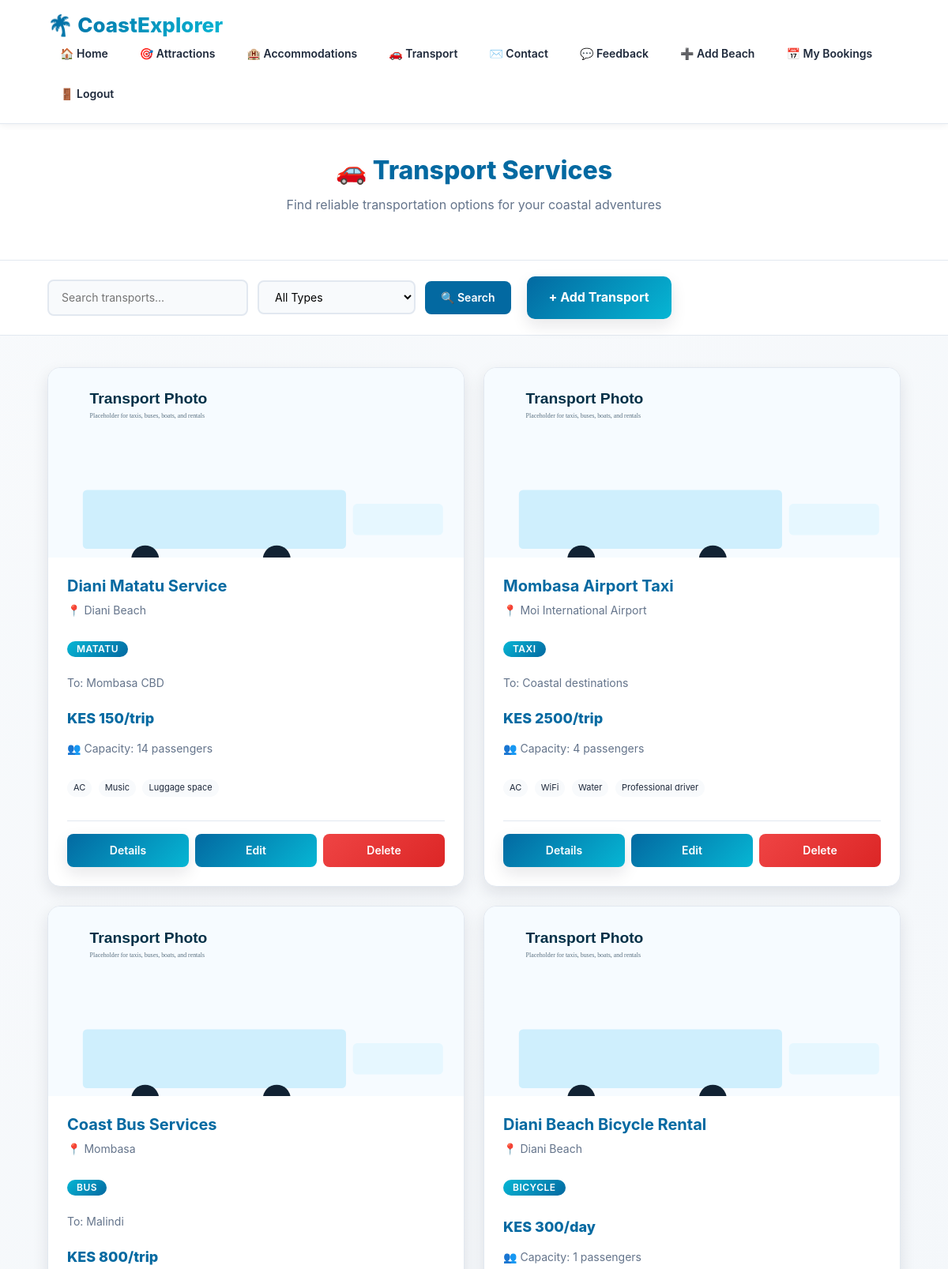
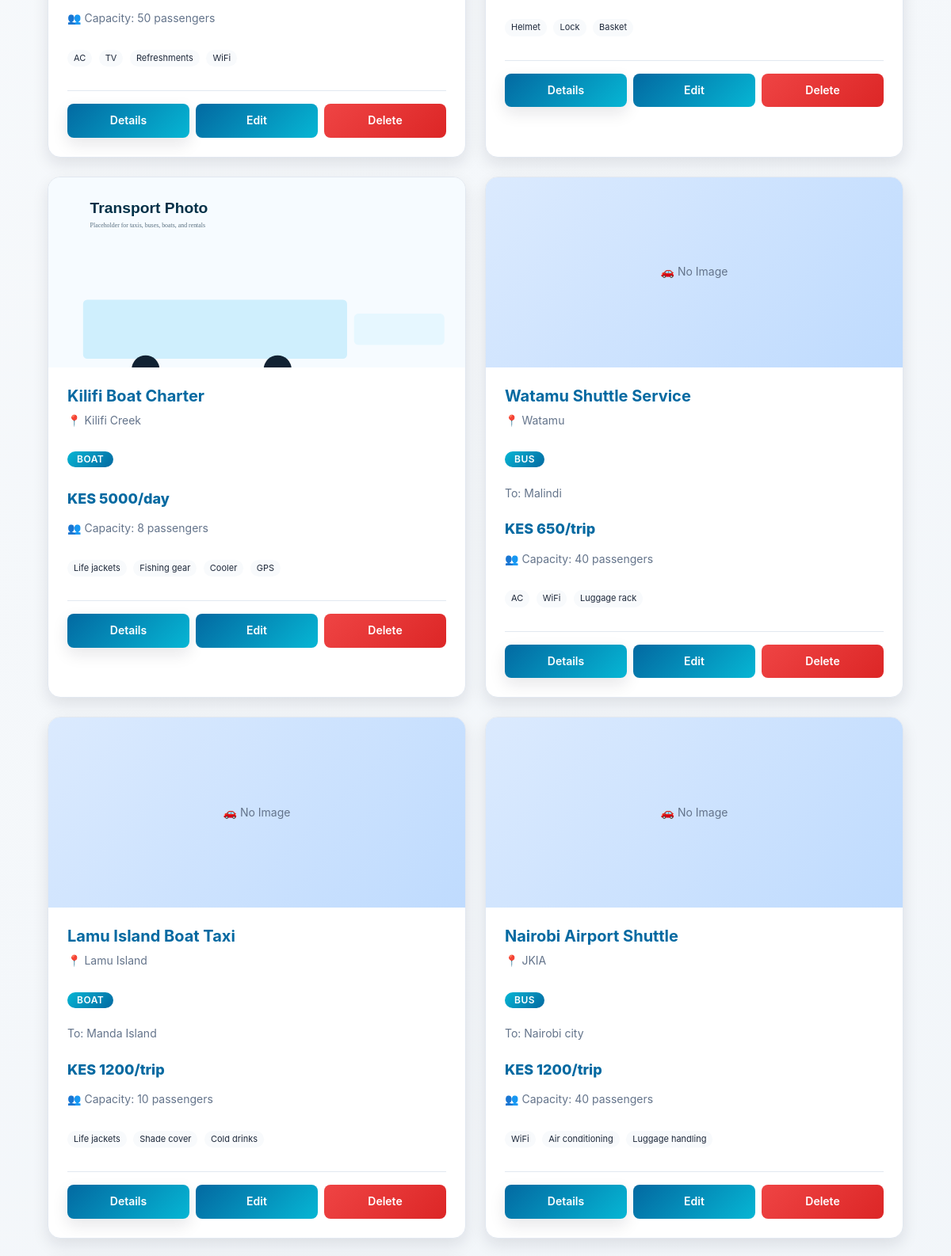
Screenshot of /transports/ (signed in, upper part) with the database file from the repository (2 pictures, top to bottom).
### tourism/models.py (models this page shows, shortened)
class Transport(models.Model):
    TRANSPORT_TYPE_CHOICES = [
        ('bus', 'Bus'),
        ('matatu', 'Matatu'),
        ('taxi', 'Taxi'),
        ('car_rental', 'Car Rental'),
        ('motorcycle', 'Motorcycle'),
        ('bicycle', 'Bicycle'),
        ('boat', 'Boat'),
        ('ferry', 'Ferry'),
        ('train', 'Train'),
        ('other', 'Other'),
    ]
    name = models.CharField(max_length=100)
    transport_type = models.CharField(max_length=20, choices=TRANSPORT_TYPE_CHOICES)
    description = models.TextField()
    location = models.CharField(max_length=100, help_text="Base location or route")
    destination = models.CharField(max_length=100, blank=True, help_text="If applicable")
    price_per_trip = models.IntegerField(help_text="Price per trip or per hour")
    price_unit = models.CharField(max_length=20, default="trip", help_text="e.g., trip, hour, day")
    capacity = models.IntegerField(default=1, help_text="Number of passengers")
    amenities = models.TextField(blank=True, help_text="Comma-separated list of amenities")
    image = models.ImageField(upload_to='transport_images/', blank=True, null=True)
    contact_info = models.CharField(max_length=200, blank=True)
    website = models.URLField(blank=True)
    latitude = models.FloatField(blank=True, null=True)
    longitude = models.FloatField(blank=True, null=True)
    available_24_7 = models.BooleanField(default=False)
    created_at = models.DateTimeField(default=timezone.now)
    def get_amenities_list(self):
        if self.amenities:
            return [amenity.strip() for amenity in self.amenities.split(',')]
        return []

### tourism/views.py (the view)
# urls.py: path('transports/', views.transports, name='transports'),
@login_required
def transports(request):
    query = request.GET.get('q', '')
    transport_type = request.GET.get('type', '')
    transports_list = Transport.objects.all()
    if query:
        transports_list = transports_list.filter(name__icontains=query) | transports_list.filter(location__icontains=query)
    if transport_type:
        transports_list = transports_list.filter(transport_type=transport_type)
    types = Transport.TRANSPORT_TYPE_CHOICES
    return render(request, 'transports.html', {
        'transports': transports_list,
        'types': types,
        'query': query,
        'selected_type': transport_type,
    })

### tourism/templates/transports.html (shortened to what this page needs)
{% extends 'base.html' %}
{% block content %}
<section class="section-header">
    <h2>🚗 Transport Services</h2>
    <p>Find reliable transportation options for your coastal adventures</p>
</section>
<section class="filters">
    <form method="GET">
        <input type="text" name="q" placeholder="Search transports..." value="{{ query }}">
        <select name="type">
            <option value="">All Types</option>
        </select>
        <button type="submit">🔍 Search</button>
    </form>
    <a href="{% url 'create_transport' %}" class="add-btn">+ Add Transport</a>
</section>
<section id="transports">
    {% if transports %}
        <div class="grid">
            {% for transport in transports %}
                <div class="card">
                    {% if transport.image %}
                        <img src="{{ transport.image.url }}" alt="{{ transport.name }}">
                    {% else %}
                        <div style="height: 240px; background: linear-gradient(135deg, #dbeafe 0%, #bfdbfe 100%); display: flex; align-items: center; justify-content: center;">
                            <span style="color: var(--text-muted); font-size: 14px;">🚗 No Image</span>
                        </div>
                    {% endif %}
                    <div class="card-body">
                        <h2>{{ transport.name }}</h2>
                        <div class="meta">
                            <span>📍 {{ transport.location }}</span>
                        </div>
                        <div style="margin: 12px 0;">
                            <span class="badge">{{ transport.get_transport_type_display }}</span>
                        </div>
                        {% if transport.destination %}
                            <p style="font-size: 14px; color: var(--text-muted); margin: 8px 0;">
                                To: {{ transport.destination }}
                            </p>
                        {% endif %}
                        <div class="price">KES {{ transport.price_per_trip }}/{{ transport.price_unit }}</div>
                        <div class="capacity">👥 Capacity: {{ transport.capacity }} passengers</div>
                        {% if transport.amenities %}
                            <div class="amenities-list">
                                {% for amenity in transport.get_amenities_list %}
                                    <span class="amenity-tag">{{ amenity }}</span>
                                {% endfor %}
                            </div>
                        {% endif %}
                        <div class="card-actions">
                            <a href="{% url 'transport_detail' transport.id %}" class="btn-primary">Details</a>
                            <a href="{% url 'update_transport' transport.id %}" class="btn-secondary">Edit</a>
                            <a href="{% url 'delete_transport' transport.id %}" style="background: linear-gradient(135deg, #ef4444 0%, #dc2626 100%); color: white;">Delete</a>
                        </div>
                    </div>
                </div>
            {% endfor %}
        </div>
    {% else %}
        <div class="empty-state">
            <h3>No transport services found</h3>
            <p>Be the first to add a transport service to help travelers get around!</p>
            <a href="{% url 'create_transport' %}" class="add-btn">+ Add Transport Service</a>
        </div>
    {% endif %}
</section>
{% endblock %}

### tourism/templates/base.html (style rules this page uses)
:root { --primary-dark: #0f172a; --primary-blue: #0369a1; --accent-cyan: #06b6d4; --light-bg: #f8fafc; --white: #ffffff; --text-dark: #1e293b; --text-muted: #64748b; --border: #e2e8f0; --shadow-sm: 0 2px 8px rgba(15, 23, 42, 0.06); --shadow-md: 0 8px 20px rgba(15, 23, 42, 0.1); --shadow-lg: 0 20px 60px rgba(15, 23, 42, 0.12); }
* { margin: 0; padding: 0; box-sizing: border-box; }
html, body { scroll-behavior: smooth; }
body { background: linear-gradient(135deg, #f8fafc 0%, #f1f5f9 100%); color: var(--text-dark); font-family: -apple-system, BlinkMacSystemFont, 'Segoe UI', 'Roboto', 'Oxygen', 'Ubuntu', 'Cantarell', sans-serif; line-height: 1.6; min-height: 100vh; display: flex; flex-direction: column; }
.grid { display: grid; grid-template-columns: repeat(auto-fill, minmax(320px, 1fr)); gap: 28px; padding: 60px 5% 80px; max-width: 1400px; margin: 0 auto; width: 100%; }
.card { background: var(--white); border-radius: 16px; overflow: hidden; box-shadow: var(--shadow-sm); display: flex; flex-direction: column; transition: all 0.3s cubic-bezier(0.4, 0, 0.2, 1); border: 1px solid var(--border); }
.card img { width: 100%; height: 240px; object-fit: cover; transition: transform 0.3s ease; }
.card-body { padding: 24px; flex: 1; display: flex; flex-direction: column; }
.card-body h2 { margin-bottom: 8px; color: var(--primary-blue); font-size: 20px; font-weight: 700; }
.card-body p { margin-bottom: 12px; line-height: 1.6; color: var(--text-muted); font-size: 14px; }
.meta { margin-bottom: 16px; color: var(--text-muted); font-size: 13px; display: flex; align-items: center; gap: 8px; }
.price { font-size: 24px; font-weight: 800; color: var(--primary-blue); margin-bottom: 16px; }
.card-actions { display: flex; gap: 8px; flex-wrap: wrap; padding-top: 16px; border-top: 1px solid var(--border); margin-top: auto; }
.card-actions a, .card-actions form button { flex: 1; min-width: 100px; text-align: center; text-decoration: none; border: none; color: var(--white); background: linear-gradient(135deg, var(--primary-blue) 0%, var(--accent-cyan) 100%); padding: 11px 14px; border-radius: 10px; font-weight: 600; cursor: pointer; font-size: 13px; transition: all 0.3s ease; }
.controls input, .controls select, input[type="text"], input[type="email"], input[type="password"], textarea, select { padding: 12px 16px; border: 1px solid var(--border); border-radius: 10px; outline: none; font-family: inherit; font-size: 14px; transition: all 0.3s ease; background: var(--light-bg); }
.controls button, button { padding: 12px 24px; border: none; background: linear-gradient(135deg, var(--primary-blue) 0%, var(--accent-cyan) 100%); color: var(--white); border-radius: 10px; cursor: pointer; font-weight: 600; font-size: 14px; transition: all 0.3s ease; }

### rows the page displays
Transport: image (placeholder picture), get_amenities_list "AC" "Music" "Luggage space"
Transport: image (placeholder picture), get_amenities_list "AC" "WiFi" "Water" "Professional driver"
Transport: image (placeholder picture), get_amenities_list "AC" "TV" "Refreshments" "WiFi"
Transport: image (placeholder picture), get_amenities_list "Helmet" "Lock" "Basket"
Transport: image (placeholder picture), get_amenities_list "Life jackets" "Fishing gear" "Cooler" "GPS"
Transport: image "🚗 No Image", get_amenities_list "AC" "WiFi" "Luggage rack"
Transport: image "🚗 No Image", get_amenities_list "Life jackets" "Shade cover" "Cold drinks"
Transport: image "🚗 No Image", get_amenities_list "WiFi" "Air conditioning" "Luggage handling"
